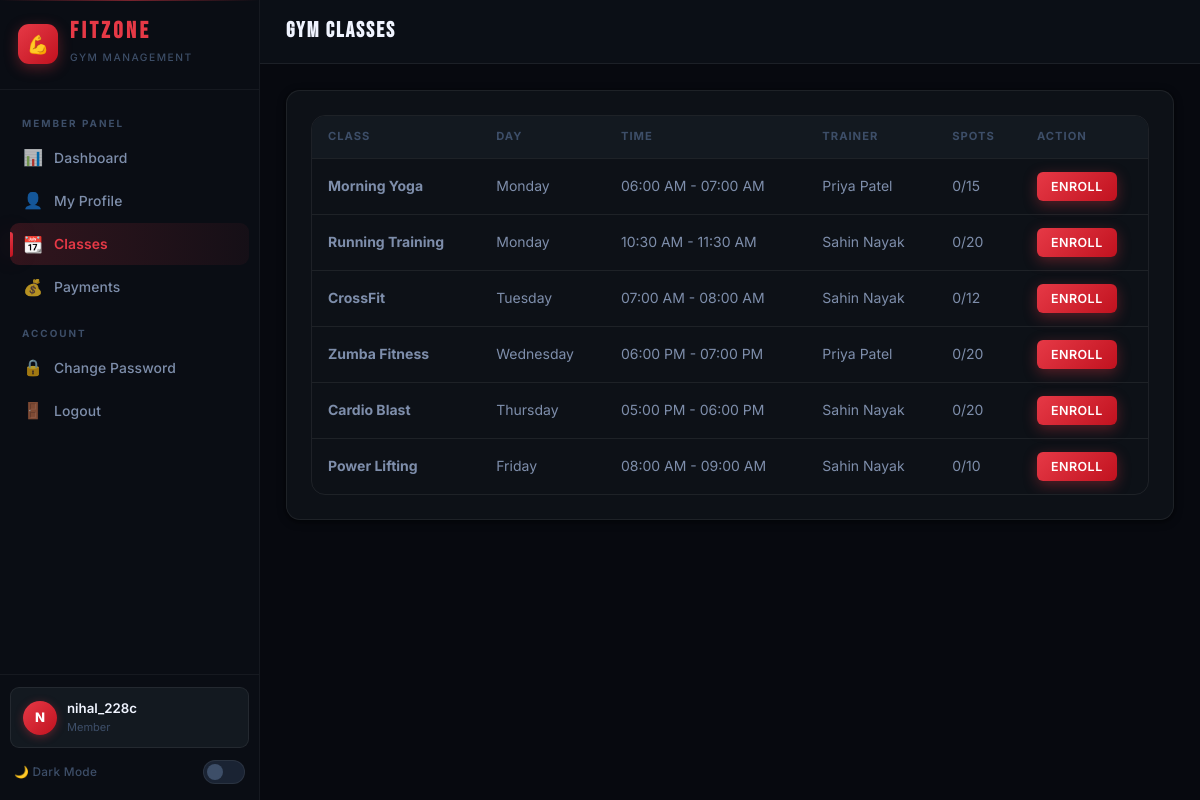
The app's page /pages/member/classes.php (signed in) with its own data.
### tables this page shows
CREATE TABLE `gym_classes` (
  `id` int(11) NOT NULL,
  `class_name` varchar(100) NOT NULL,
  `description` text DEFAULT NULL,
  `trainer_id` int(11) DEFAULT NULL,
  `schedule_day` enum('monday','tuesday','wednesday','thursday','friday','saturday','sunday') NOT NULL,
  `start_time` time NOT NULL,
  `end_time` time NOT NULL,
  `max_capacity` int(11) DEFAULT 20,
  `is_active` tinyint(1) DEFAULT 1,
  `created_at` timestamp NOT NULL DEFAULT current_timestamp(),
  `updated_at` timestamp NOT NULL DEFAULT current_timestamp() ON UPDATE current_timestamp()
);

CREATE TABLE `trainers` (
  `id` int(11) NOT NULL,
  `user_id` int(11) NOT NULL,
  `first_name` varchar(50) NOT NULL,
  `last_name` varchar(50) NOT NULL,
  `phone` varchar(20) NOT NULL,
  `email` varchar(100) NOT NULL,
  `specialization` varchar(100) DEFAULT NULL,
  `experience_years` int(11) DEFAULT 0,
  `photo` varchar(255) DEFAULT NULL,
  `bio` text DEFAULT NULL,
  `status` enum('active','inactive') DEFAULT 'active',
  `created_at` timestamp NOT NULL DEFAULT current_timestamp(),
  `updated_at` timestamp NOT NULL DEFAULT current_timestamp() ON UPDATE current_timestamp()
);

### pages/member/classes.php (the view, shortened to what this page needs)
<?php
require_once '../../includes/auth.php';
$userId = $_SESSION['user_id'];
$member = $conn->query("SELECT * FROM members WHERE user_id = $userId")->fetch_assoc();
$memberId = $member['id'];
$classes = $conn->query("
    SELECT gc.*, t.first_name as t_fname, t.last_name as t_lname,
    (SELECT COUNT(*) FROM class_enrollments ce WHERE ce.class_id = gc.id) as enrolled,
    (SELECT COUNT(*) FROM class_enrollments ce WHERE ce.class_id = gc.id AND ce.member_id = $memberId) as is_enrolled
    FROM gym_classes gc
    LEFT JOIN trainers t ON gc.trainer_id = t.id
    WHERE gc.is_active = 1
    ORDER BY FIELD(gc.schedule_day, 'monday','tuesday','wednesday','thursday','friday','saturday','sunday')
");
?>
<!DOCTYPE html>
<?php $__theme = $_COOKIE["fitzone_theme"] ?? "dark"; ?>
<html lang="en" data-theme="<?= htmlspecialchars($__theme) ?>">
<head>
    <link rel="stylesheet" href="../../assets/css/style.css">
</head>
<body>
    <div class="app-layout">
        <?php include '../../includes/sidebar.php'; ?>
        <div class="main-content">
            <header class="top-header">
                <h2 class="page-title">GYM CLASSES</h2>
            </header>
            <div class="page-content">
                <div class="card">
                    <div class="table-container">
                        <table class="data-table">
                            <thead><tr><th>Class</th><th>Day</th><th>Time</th><th>Trainer</th><th>Spots</th><th>Action</th></tr></thead>
                            <tbody>
                                <?php while ($c = $classes->fetch_assoc()): ?>
                                    <tr>
                                        <td><strong><?= htmlspecialchars($c['class_name']) ?></strong></td>
                                        <td><?= ucfirst($c['schedule_day']) ?></td>
                                        <td><?= date('h:i A', strtotime($c['start_time'])) ?> - <?= date('h:i A', strtotime($c['end_time'])) ?></td>
                                        <td><?= $c['t_fname'] ? htmlspecialchars($c['t_fname'].' '.$c['t_lname']) : '-' ?></td>
                                        <td><?= $c['enrolled'] ?>/<?= $c['max_capacity'] ?></td>
                                        <td>
                                            <form method="POST" style="display:inline;">
                                                <?php if ($c['is_enrolled']): ?>
                                                    <input type="hidden" name="action" value="unenroll">
                                                    <input type="hidden" name="class_id" value="<?= $c['id'] ?>">
                                                    <button type="submit" class="btn btn-sm btn-danger">Leave</button>
                                                <?php else: ?>
                                                    <button type="submit" class="btn btn-sm btn-primary" <?= $c['enrolled'] >= $c['max_capacity'] ? 'disabled' : '' ?>>
                                                        <?= $c['enrolled'] >= $c['max_capacity'] ? 'Full' : 'Enroll' ?>
                                                    </button>
                                                <?php endif; ?>
                                            </form>
                                        </td>
                                    </tr>
                                <?php endwhile; ?>
                            </tbody>
                        </table>
                    </div>
                </div>
            </div>
        </div>
    </div>
</body>
</html>

### records on screen
gym_classes: class_name "Morning Yoga", schedule_day "Monday", start_time "06:00 AM", end_time "07:00 AM", trainer.last_name "Priya Patel", enrolled "0", max_capacity "15", shows "ENROLL"
gym_classes: class_name "Running Training", schedule_day "Monday", start_time "10:30 AM", end_time "11:30 AM", trainer.last_name "Sahin Nayak", enrolled "0", max_capacity "20", shows "ENROLL"
gym_classes: class_name "CrossFit", schedule_day "Tuesday", start_time "07:00 AM", end_time "08:00 AM", trainer.last_name "Sahin Nayak", enrolled "0", max_capacity "12", shows "ENROLL"
gym_classes: class_name "Zumba Fitness", schedule_day "Wednesday", start_time "06:00 PM", end_time "07:00 PM", trainer.last_name "Priya Patel", enrolled "0", max_capacity "20", shows "ENROLL"
gym_classes: class_name "Cardio Blast", schedule_day "Thursday", start_time "05:00 PM", end_time "06:00 PM", trainer.last_name "Sahin Nayak", enrolled "0", max_capacity "20", shows "ENROLL"
gym_classes: class_name "Power Lifting", schedule_day "Friday", start_time "08:00 AM", end_time "09:00 AM", trainer.last_name "Sahin Nayak", enrolled "0", max_capacity "10", shows "ENROLL"

### other values on screen
substr($_SESSION['username'] ?? 'U', 0, 1) "N"
$_SESSION['username'] "nihal_228c"
$_SESSION['role'] "Member"
